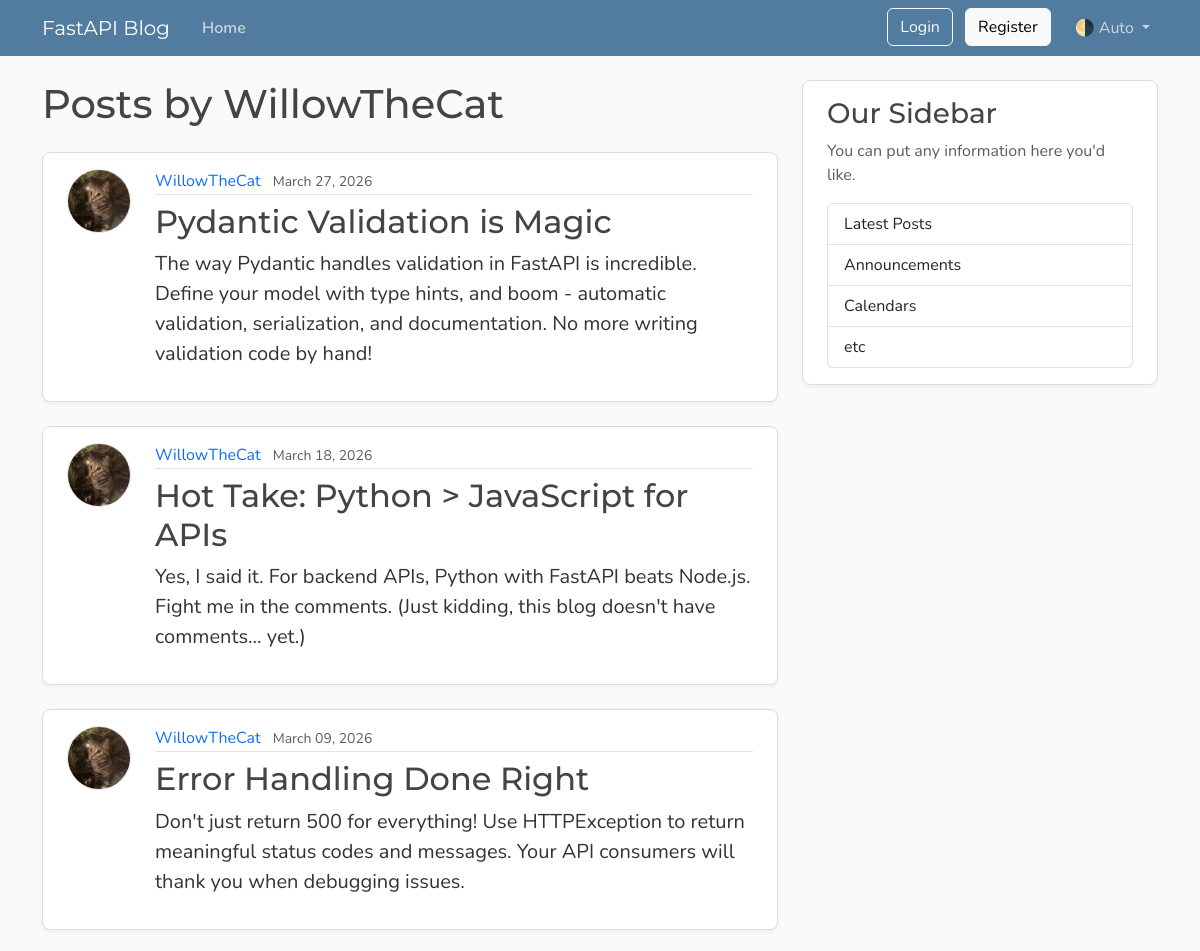
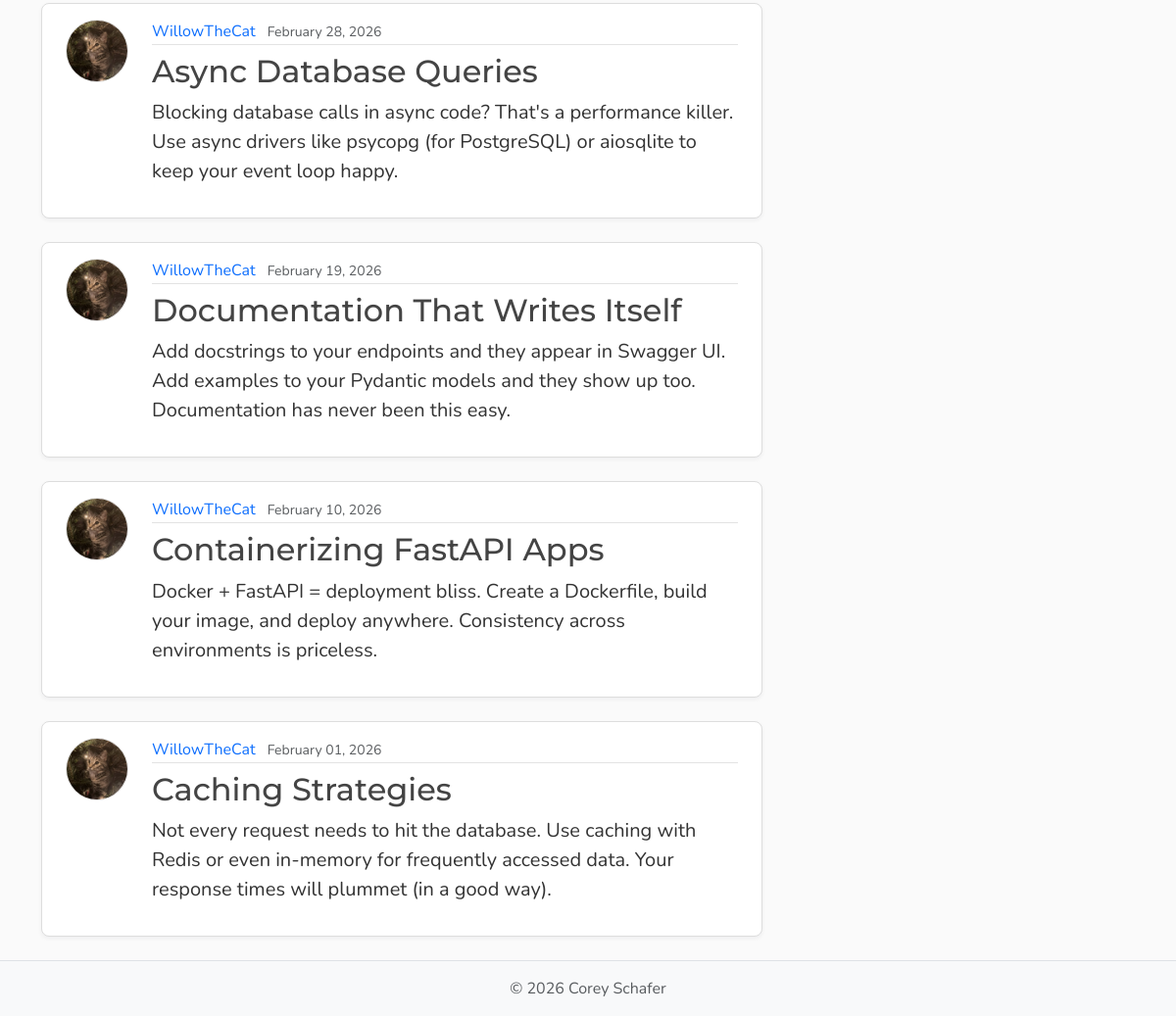
The page /users/3/posts on the database its author committed (2 pictures, top to bottom).
### models.py (models this page shows, shortened)
class User(Base):
    __tablename__ = "users"
    id: Mapped[int] = mapped_column(Integer, primary_key=True, index=True)
    username: Mapped[str] = mapped_column(String(50), unique=True, nullable=False)
    email: Mapped[str] = mapped_column(String(120), unique=True, nullable=False)
    password_hash: Mapped[str] = mapped_column(String(200), nullable=False)
    image_file: Mapped[str | None] = mapped_column(
        String(200),
        nullable=True,
        default=None,
    )
    posts: Mapped[list[Post]] = relationship(
        back_populates="author",
        cascade="all, delete-orphan",
    )

class Post(Base):
    __tablename__ = "posts"
    id: Mapped[int] = mapped_column(Integer, primary_key=True, index=True)
    title: Mapped[str] = mapped_column(String(100), nullable=False)
    content: Mapped[str] = mapped_column(Text, nullable=False)
    user_id: Mapped[int] = mapped_column(
        ForeignKey("users.id"),
        nullable=False,
        index=True,
    )
    date_posted: Mapped[datetime] = mapped_column(
        DateTime(timezone=True),
        default=lambda: datetime.now(UTC),
    )
    author: Mapped[User] = relationship(back_populates="posts")

### main.py (the view)
@app.get("/users/{user_id}/posts", include_in_schema=False, name="user_posts")
async def user_posts_page(
    request: Request,
    user_id: int,
    db: Annotated[AsyncSession, Depends(get_db)],
):
    result = await db.execute(select(models.User).where(models.User.id == user_id))
    user = result.scalars().first()
    if not user:
        raise HTTPException(
            status_code=status.HTTP_404_NOT_FOUND,
            detail="User not found",
        )
    count_result = await db.execute(
        select(func.count())
        .select_from(models.Post)
        .where(models.Post.user_id == user_id),
    )
    total = count_result.scalar() or 0
    result = await db.execute(
        select(models.Post)
        .options(selectinload(models.Post.author))
        .where(models.Post.user_id == user_id)
        .order_by(models.Post.date_posted.desc())
        .limit(settings.posts_per_page),
    )
    posts = result.scalars().all()
    has_more = len(posts) < total
    return templates.TemplateResponse(
        request,
        "user_posts.html",
        {
            "posts": posts,
            "user": user,
            "title": f"{user.username}'s Posts",
            "limit": settings.posts_per_page,
            "has_more": has_more,
        },
    )

### templates/user_posts.html (shortened to what this page needs)
{% extends "layout.html" %}
{% block content %}
    <h1 class="mb-4">Posts by {{ user.username }}</h1>
    <div id="postsContainer">
        {% for post in posts %}
            <article class="content-section py-3 px-4 mb-4">
                <div class="d-flex align-items-start gap-4">
                    <img class="rounded-circle article-img flex-shrink-0"
                         src="{{ post.author.image_path }}"
                         alt="{{ post.author.username }}'s profile picture"
                         width="64"
                         height="64"
                         loading="lazy">
                    <div class="flex-grow-1">
                        <div class="article-metadata mb-2">
                            <a class="me-2"
                               href="{{ url_for('user_posts', user_id=post.author.id) }}">{{ post.author.username }}</a>
                            <small class="text-body-secondary">{{ post.date_posted.strftime("%B %d, %Y") }}</small>
                        </div>
                        <h2>
                            <a class="article-title"
                               href="{{ url_for('post_page', post_id=post.id) }}">{{ post.title }}</a>
                        </h2>
                        <p class="article-content">{{ post.content }}</p>
                    </div>
                </div>
            </article>
        {% else %}
            <p class="text-body-secondary">No posts by this user yet.</p>
        {% endfor %}
    </div>
{% endblock content %}

### static/css/main.css (style rules this page uses)
:root { --font-heading: "Montserrat", system-ui, -apple-system, BlinkMacSystemFont, sans-serif; --font-body: "Nunito", system-ui, -apple-system, BlinkMacSystemFont, sans-serif; --color-bg-body: #fafafa; --color-bg-content: #ffffff; --color-text-primary: #333333; --color-text-heading: #444444; --color-steel: #527c9f; --color-nav-link: #cbd5db; --color-nav-link-hover: #ffffff; --color-link-hover: #428bca; --color-border: #dddddd; --color-border-light: #e3e3e3; --spacing-xl: 5rem; --article-img-size: 4rem; --account-img-size: 7.813rem; }
body { font-family: var(--font-body); background: var(--color-bg-body); color: var(--color-text-primary); }
h1, h2, h3, h4, h5, h6 { font-family: var(--font-heading); color: var(--color-text-heading); }
a { text-decoration: none; }
.content-section { background: var(--color-bg-content); border: 1px solid var(--color-border); border-radius: 0.5rem; box-shadow: 0 2px 4px rgba(15, 23, 42, 0.05); transition: box-shadow 0.15s ease, transform 0.15s ease, border-color 0.15s ease; }
.article-title { color: var(--color-text-heading); transition: color 0.2s ease-in-out; }
.article-content { white-space: pre-line; font-size: 1.25rem; }
.article-img { height: var(--article-img-size); width: var(--article-img-size); flex-shrink: 0; object-fit: cover; border: 1px solid var(--color-border-light); box-shadow: 0 0 0 2px var(--color-bg-content); }
.article-metadata { padding-bottom: 0.063rem; border-bottom: 1px solid var(--color-border-light); }
.article-metadata a { transition: color 0.2s ease-in-out; }

### rows shown on the page
User: username "WillowTheCat"
Post: author.image_path (picture), author.username "WillowTheCat", date_posted "March 27, 2026", title "Pydantic Validation is Magic", content "The way Pydantic handles validation in FastAPI is incredible. Define your model with type hints, and boom - automatic validation, serialization, and documentation. No more writing validation code by hand!"
Post: author.image_path (picture), author.username "WillowTheCat", date_posted "March 18, 2026", title "Hot Take: Python > JavaScript for APIs", content "Yes, I said it. For backend APIs, Python with FastAPI beats Node.js. Fight me in the comments. (Just kidding, this blog doesn't have comments... yet.)"
Post: author.image_path (picture), author.username "WillowTheCat", date_posted "March 09, 2026", title "Error Handling Done Right", content "Don't just return 500 for everything! Use HTTPException to return meaningful status codes and messages. Your API consumers will thank you when debugging issues."
Post: author.image_path (picture), author.username "WillowTheCat", date_posted "February 28, 2026", title "Async Database Queries", content "Blocking database calls in async code? That's a performance killer. Use async drivers like psycopg (for PostgreSQL) or aiosqlite to keep your event loop happy."
Post: author.image_path (picture), author.username "WillowTheCat", date_posted "February 19, 2026", title "Documentation That Writes Itself", content "Add docstrings to your endpoints and they appear in Swagger UI. Add examples to your Pydantic models and they show up too. Documentation has never been this easy."
Post: author.image_path (picture), author.username "WillowTheCat", date_posted "February 10, 2026", title "Containerizing FastAPI Apps", content "Docker + FastAPI = deployment bliss. Create a Dockerfile, build your image, and deploy anywhere. Consistency across environments is priceless."
Post: author.image_path (picture), author.username "WillowTheCat", date_posted "February 01, 2026", title "Caching Strategies", content "Not every request needs to hit the database. Use caching with Redis or even in-memory for frequently accessed data. Your response times will plummet (in a good way)."
